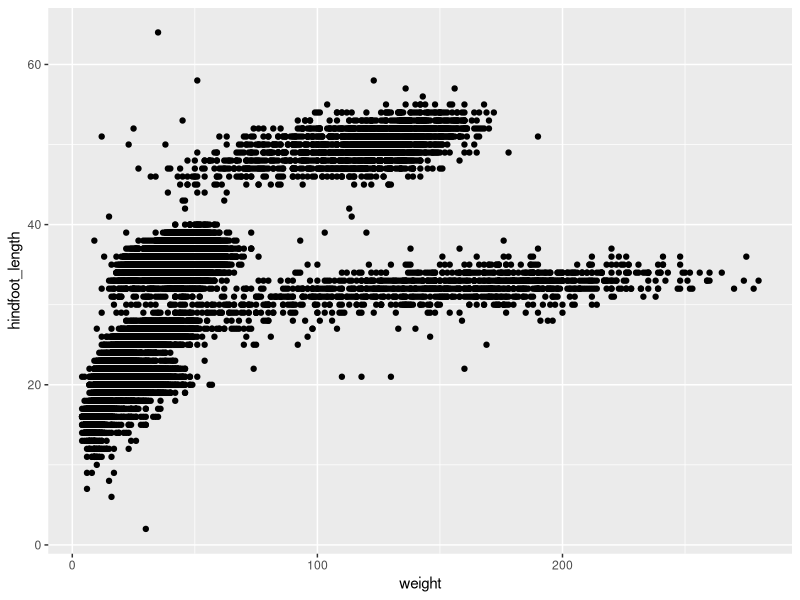
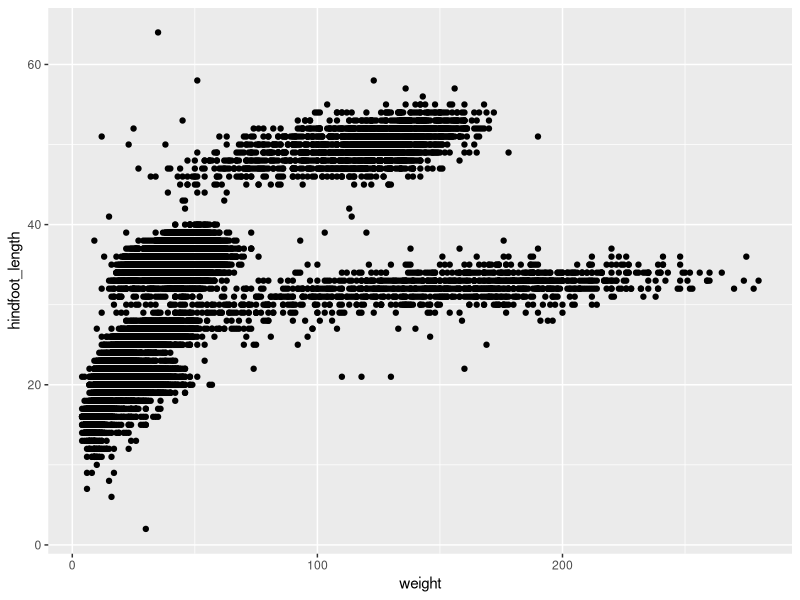
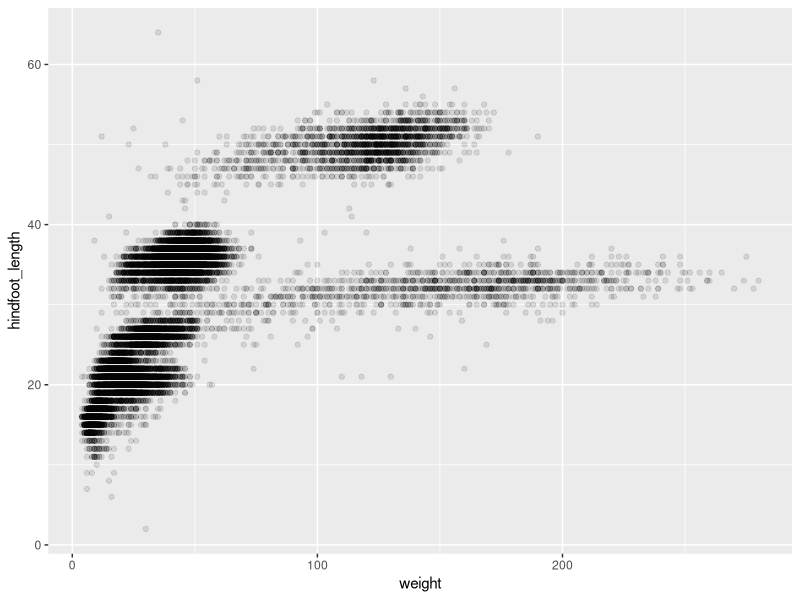
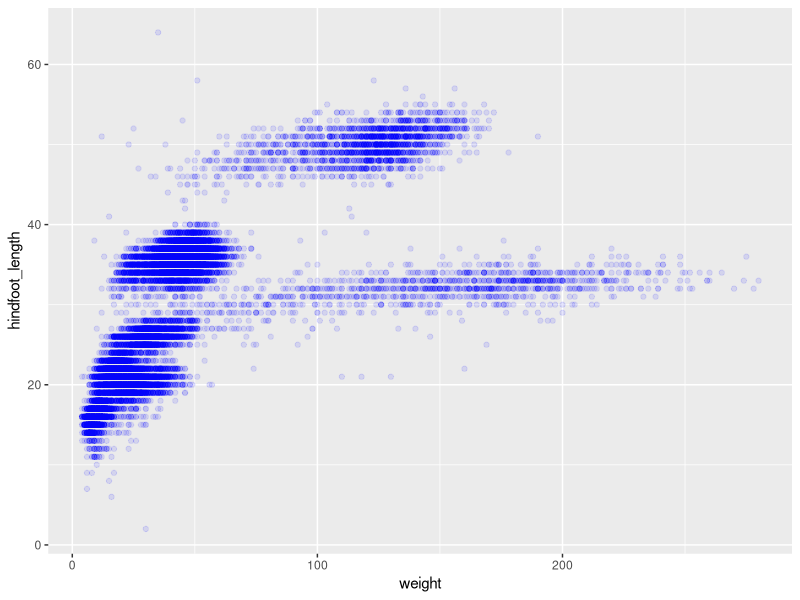
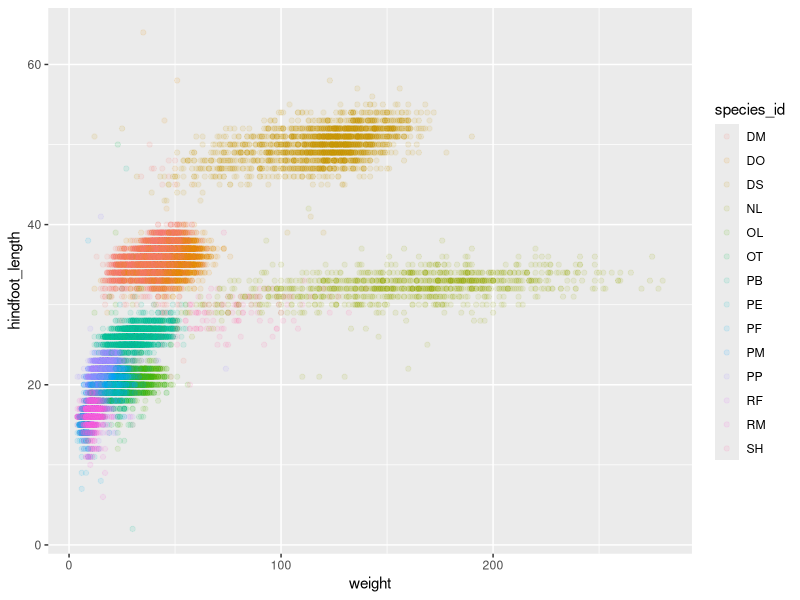
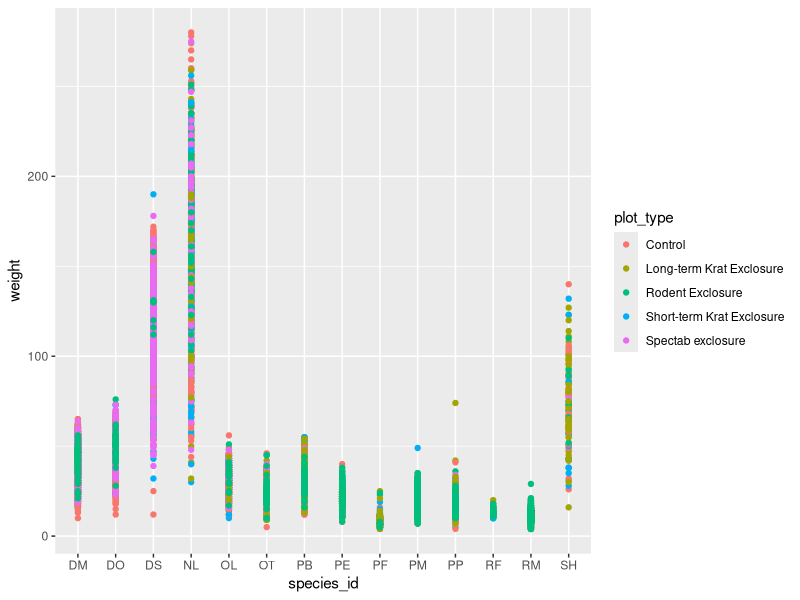
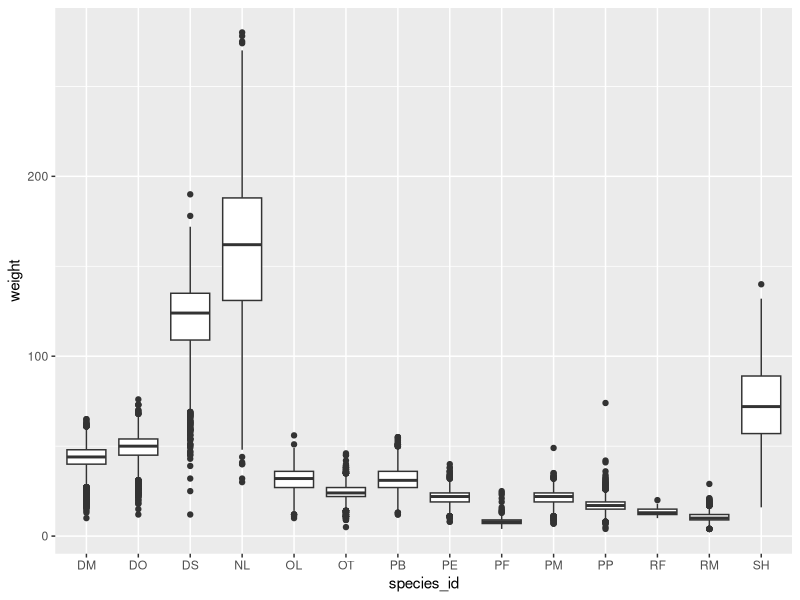
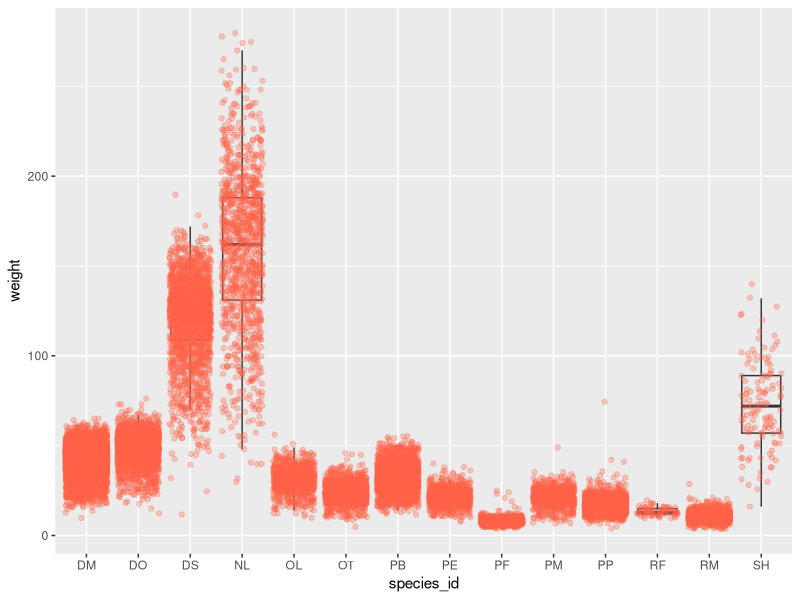

R code for these plots, in order:
## ---- chunk 1
### Data Visualization with ggplot2
## ---- chunk 2
library(tidyverse)
library(readr)
library(dplyr)


## ---- chunk 3
surveys_complete <- read_csv("data/surveys_complete.csv")
## ---- chunk 4
ggplot(data = surveys_complete, aes(x = weight, y = hindfoot_length)) +
  geom_point()
## ---- chunk 5
ggplot(data = surveys_complete, aes(x = weight, y = hindfoot_length)) +
    geom_point()
## ---- chunk 6
ggplot(data = surveys_complete, aes(x = weight, y = hindfoot_length)) +
    geom_point(alpha = 0.1)
## ---- chunk 7
ggplot(data = surveys_complete, mapping = aes(x = weight, y = hindfoot_length)) +
    geom_point(alpha = 0.1, color = "blue")
## ---- chunk 8
ggplot(data = surveys_complete, mapping = aes(x = weight, y = hindfoot_length)) +
    geom_point(alpha = 0.1, aes(color = species_id))
## ---- chunk 9
ggplot(data = surveys_complete,
       mapping = aes(x = species_id, y = weight)) +
   geom_point(aes(color = plot_type))
## ---- chunk 10
ggplot(data = surveys_complete, mapping = aes(x = species_id, y = weight)) +
    geom_boxplot()
## ---- chunk 11
ggplot(data = surveys_complete, mapping = aes(x = species_id, y = weight)) +
    geom_boxplot(alpha = 0) +
    geom_jitter(alpha = 0.3, color = "tomato")
## ---- chunk 12
# 1.
ggplot(data = surveys_complete, mapping = aes(x = species_id, y = weight)) +
  geom_violin(alpha = 0) +
  geom_jitter(alpha = 0.3, color = "tomato")
## ---- chunk 13
# 2.
ggplot(data = surveys_complete, mapping = aes(x = species_id, y = weight)) +
  scale_y_log10()+
  geom_boxplot(alpha = 0) +
  geom_jitter(alpha = 0.3, color = "tomato")
## ---- chunk 14
# 3.
ggplot(data = surveys_complete, mapping = aes(x = species_id, y = hindfoot_length)) +
  scale_y_log10()+
  geom_jitter(alpha = 0.3, color = "tomato")+
  geom_boxplot(alpha = 0) 
## ---- chunk 15
# 4.
ggplot(data = surveys_complete, mapping = aes(x = species_id, y = hindfoot_length,col=plot_id)) +
  scale_y_log10()+
  geom_jitter(alpha = 0.3)+
  geom_boxplot(alpha = 0) 

ggplot(data = surveys_complete, mapping = aes(x = species_id, y = hindfoot_length,col=factor(plot_id))) +
  scale_y_log10()+
  geom_jitter(alpha = 0.3)+
  geom_boxplot(alpha = 0) 
## ---- chunk 16
yearly_counts <- surveys_complete %>%
  count(year, genus)
## ---- chunk 17
ggplot(data = yearly_counts, aes(x = year, y = n)) +
     geom_line()
## ---- chunk 18
ggplot(data = yearly_counts, aes(x = year, y = n, group = genus)) +
    geom_line()
## ---- chunk 19
ggplot(data = yearly_counts, aes(x = year, y = n, color = genus)) +
    geom_line()
## ---- chunk 20
yearly_counts %>%
    ggplot(mapping = aes(x = year, y = n, color = genus)) +
    geom_line()
## ---- chunk 21
yearly_counts_graph <- surveys_complete %>%
    count(year, genus) %>%
    ggplot(mapping = aes(x = year, y = n, color = genus)) +
    geom_line()

yearly_counts_graph
## ---- chunk 22
ggplot(data = yearly_counts, aes(x = year, y = n)) +
    geom_line() +
    facet_wrap(facets = vars(genus))
## ---- chunk 23
 yearly_sex_counts <- surveys_complete %>%
                      count(year, genus, sex)
## ---- chunk 24
ggplot(data = yearly_sex_counts, mapping = aes(x = year, y = n, color = sex)) +
  geom_line() +
  facet_wrap(facets =  vars(genus))
## ---- chunk 25
ggplot(data = yearly_sex_counts,
       mapping = aes(x = year, y = n, color = sex)) +
  geom_line() +
  facet_grid(rows = vars(sex), cols =  vars(genus))
## ---- chunk 26
# One column, facet by rows
ggplot(data = yearly_sex_counts,
       mapping = aes(x = year, y = n, color = sex)) +
  geom_line() +
  facet_grid(rows = vars(genus))
## ---- chunk 27
# One row, facet by column
ggplot(data = yearly_sex_counts,
       mapping = aes(x = year, y = n, color = sex)) +
  geom_line() +
  facet_grid(cols = vars(genus))
## ---- chunk 28
 ggplot(data = yearly_sex_counts,
        mapping = aes(x = year, y = n, color = sex)) +
     geom_line() +
     facet_wrap(vars(genus)) +
     theme_bw()
## ---- chunk 29
yearly_weight <- surveys_complete %>%
                group_by(year, species_id) %>%
                 summarize(avg_weight = mean(weight))
ggplot(data = yearly_weight, mapping = aes(x=year, y=avg_weight)) +
   geom_line() +
   facet_wrap(vars(species_id)) +
   theme_bw()
## ---- chunk 30
ggplot(data = yearly_sex_counts, aes(x = year, y = n, color = sex)) +
    geom_line() +
    facet_wrap(vars(genus)) +
    labs(title = "Observed genera through time",
         x = "Year of observation",
         y = "Number of individuals") +
    theme_bw()
## ---- chunk 31
ggplot(data = yearly_sex_counts, mapping = aes(x = year, y = n, color = sex)) +
    geom_line() +
    facet_wrap(vars(genus)) +
    labs(title = "Observed genera through time",
        x = "Year of observation",
        y = "Number of individuals") +
    theme_bw() +
    theme(text=element_text(size = 16))
## ---- chunk 32
ggplot(data = yearly_sex_counts, mapping = aes(x = year, y = n, color = sex)) +
    geom_line() +
    facet_wrap(vars(genus)) +
    labs(title = "Observed genera through time",
        x = "Year of observation",
        y = "Number of individuals") +
    theme_bw() +
    theme(axis.text.x = element_text(colour = "grey20", size = 12, angle = 90, hjust = 0.5, vjust = 0.5),
                        axis.text.y = element_text(colour = "grey20", size = 12),
                        strip.text = element_text(face = "italic"),
                        text = element_text(size = 16))
## ---- chunk 33
grey_theme <- theme(axis.text.x = element_text(colour="grey20", size = 12,
                                               angle = 90, hjust = 0.5,
                                               vjust = 0.5),
                    axis.text.y = element_text(colour = "grey20", size = 12),
                    text=element_text(size = 16))

ggplot(surveys_complete, aes(x = species_id, y = hindfoot_length)) +
    geom_boxplot() +
    grey_theme
## ---- chunk 34
library(patchwork)

plot_weight <- ggplot(data = surveys_complete, aes(x = species_id, y = weight)) +
  geom_boxplot() +
  labs(x = "Species", y = expression(log[10](Weight))) +
  scale_y_log10()

plot_count <- ggplot(data = yearly_counts, aes(x = year, y = n, color = genus)) +
  geom_line() +
  labs(x = "Year", y = "Abundance")

plot_weight / plot_count + plot_layout(heights = c(3, 2))
## ---- chunk 35
 g<- ggplot(data = yearly_sex_counts,
                  aes(x = year, y = n, color = sex)) +
    geom_line() +
    facet_wrap(vars(genus)) +
    labs(title = "Observed genera through time",
        x = "Year of observation",
        y = "Number of individuals") +
    theme_bw() +
    theme(axis.text.x = element_text(colour = "grey20", size = 10, angle = 90,
                                     hjust = 0.5, vjust = 0.5),
          axis.text.y = element_text(colour = "grey20", size = 10),
          text = element_text(size = 10),
          legend.position = c(0.9,0.1), # c(0,0) bottom left, c(1,1) top-right.
          legend.background = element_rect(fill = "white", colour = NA))
    g <- g + theme(strip.background = element_rect(fill="dodgerblue"),
        strip.text=element_text(color="white"))
    
    
    g
    
    
